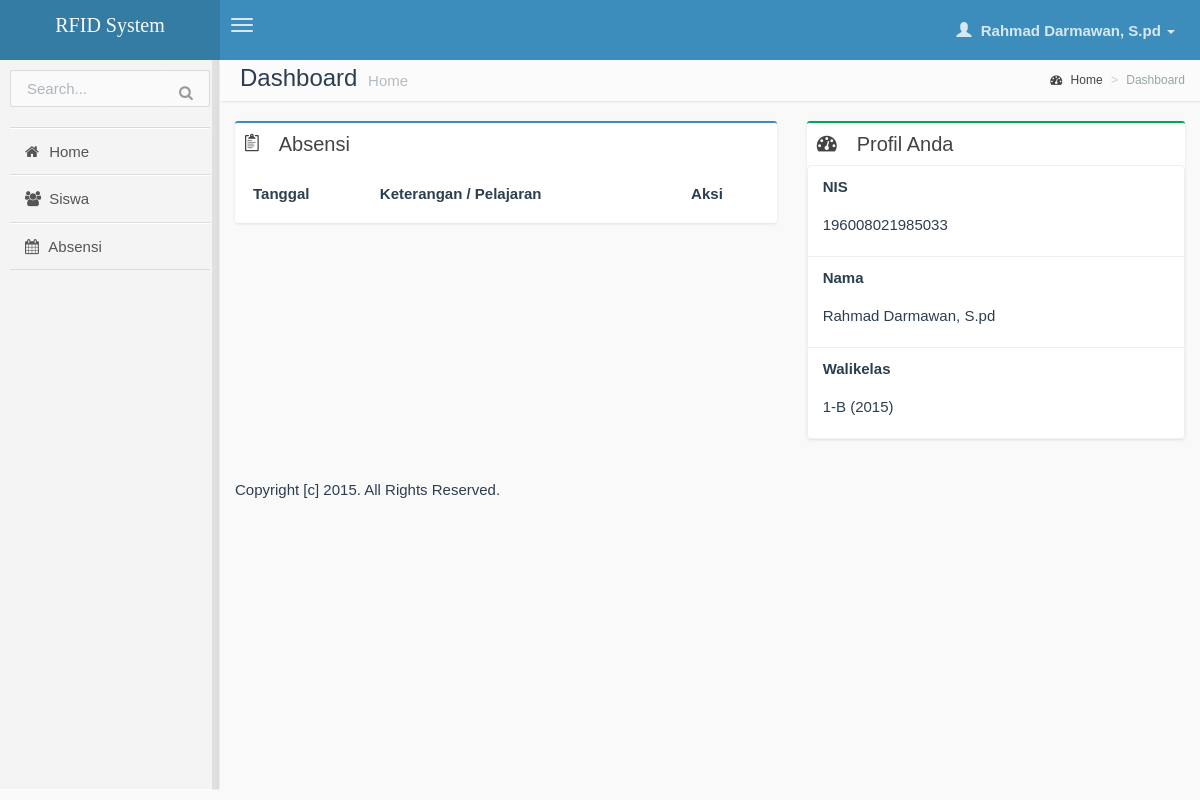
The app's page /guru/home.php?info=selamat-datang (signed in) with its own data.
### tables this page shows
CREATE TABLE IF NOT EXISTS `guru` (
`id` int(11) NOT NULL,
  `nip` varchar(15) NOT NULL,
  `nama` varchar(50) NOT NULL,
  `jk` varchar(10) NOT NULL,
  `user_level` tinyint(1) NOT NULL DEFAULT '0' COMMENT '0: guru, 1: admin, 2: tu',
  `username` varchar(32) NOT NULL,
  `password` varchar(50) NOT NULL,
  `is_active` tinyint(1) NOT NULL DEFAULT '1',
  `id_guru` int(11) DEFAULT NULL,
  `created_at` datetime NOT NULL,
  `updated_at` timestamp NOT NULL DEFAULT CURRENT_TIMESTAMP ON UPDATE CURRENT_TIMESTAMP
);

CREATE TABLE IF NOT EXISTS `kelas` (
`id` int(11) NOT NULL,
  `tingkat` varchar(2) NOT NULL,
  `nama` varchar(20) NOT NULL,
  `tahun` year(4) NOT NULL,
  `id_guru` int(11) NOT NULL COMMENT 'walikelas',
  `created_at` datetime NOT NULL,
  `updated_at` timestamp NOT NULL DEFAULT CURRENT_TIMESTAMP ON UPDATE CURRENT_TIMESTAMP
);

### guru/home.php (the view, shortened to what this page needs)
<?php
    require_once('../lib/unleashed.lib.php');
    require_once('inc/header.php');
    $logged_id = $_SESSION['logged_id'];
    $q_user = mysql_query("SELECT * FROM guru WHERE id='$logged_id' LIMIT 1");
    $user = mysql_fetch_object($q_user);
?>
                <section class="content-header">
                    <h1>
                        Dashboard
                        <small>Home</small>
                    </h1>
                    <ol class="breadcrumb">
                        <li><a href="#"><i class="fa fa-dashboard"></i> Home</a></li>
                        <li class="active">Dashboard</li>
                    </ol>
                </section>
                <section class="content">
                    <div class="row">
                        <section class="col-lg-7">
                            <div class="box box-primary">
                                <div class="box-header">
                                    <i class="ion ion-clipboard"></i>
                                    <h3 class="box-title">Absensi</h3>
                                </div>
                                <div class="box-body">
                                    <table class="table datatable">
                                        <thead>
                                        <tr>
                                            <th>Tanggal</th>
                                            <th>Keterangan / Pelajaran</th>
                                            <th>Aksi</th>
                                        </tr>
                                        </thead>
                                    </table>
                                </div>
                            </div>
                        </section>
                        <section class="col-lg-5 connectedSortable">
                            <div class="box box-success">
                                <div class="box-header">
                                    <i class="fa fa-dashboard"></i>
                                    <h3 class="box-title">Profil Anda</h3>
                                </div>
                                <div class="list-group">
                                    <div class="list-group-item">
                                        <label>NIS</label>
                                        <div class="form-control-static">
                                            <?php echo $user->nip; ?>
                                        </div>
                                    </div>
                                    <div class="list-group-item">
                                        <label>Nama</label>
                                        <div class="form-control-static">
                                            <?php echo $user->nama; ?>
                                        </div>
                                    </div>
                                    <div class="list-group-item">
                                        <label>Walikelas</label>
                                        <div class="form-control-static">
                                            <?php
                                                $q_walikelas = mysql_query("SELECT * FROM kelas WHERE id_guru='$user->id'");
                                                if(mysql_num_rows($q_walikelas) == 0)
                                                {
                                                    echo '-';
                                                }
                                                else
                                                {
                                                    while($d_walikelas = mysql_fetch_object($q_walikelas))
                                                    {
                                                        echo $d_walikelas->tingkat.'-'.$d_walikelas->nama.' ('.$d_walikelas->tahun.')<br>';
                                                    }
                                                }
                                            ?>
                                        </div>
                                    </div>
                                </div>
                            </div>
                        </section>
                    </div>
                </section>
<?php include('inc/footer.php'); ?>

### records on screen
guru: nip "196008021985033", nama "Rahmad Darmawan, S.pd"
kelas: tingkat "1", nama "B", tahun "2015"

### other values on screen
$logged_name "Rahmad Darmawan, S.pd"
